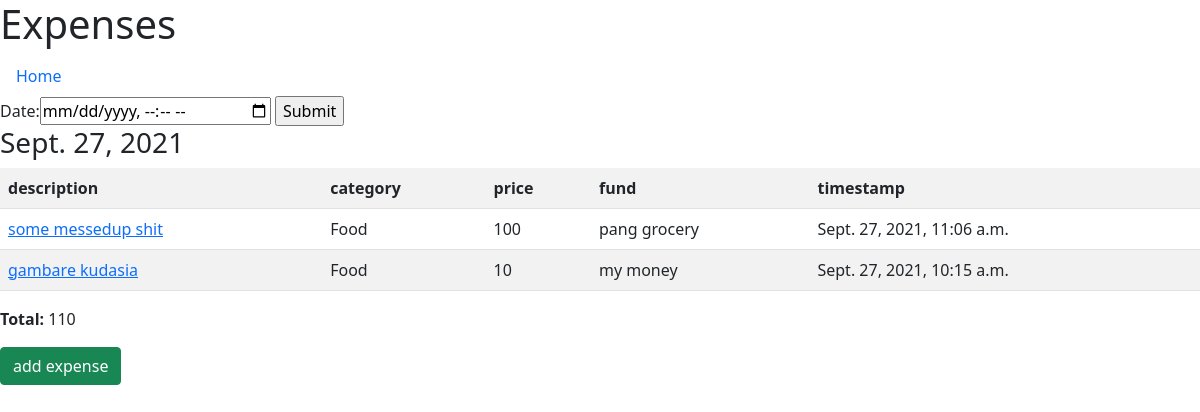
Screenshot of /expense/list/ (signed in) with the database file from the repository.
### expenses/models.py (models this page shows, shortened)
class Expense(models.Model):
	description 		= models.TextField()
	category 			= models.ForeignKey(ExpenseType, related_name='expense', on_delete=models.CASCADE, null=True)
	price				= models.IntegerField(default=0)
	timestamp			= models.DateTimeField(auto_now_add=True)
	fund 				= models.ForeignKey(Fund, related_name='fund_expenses', on_delete=models.CASCADE, null=True)
	account 			= models.ForeignKey(BankAccount, related_name='account_expenses', on_delete=models.CASCADE, null=True)

class ExpenseType(models.Model):
	name 				= models.CharField(max_length=32)
	description			= models.TextField()
	def __str__(self):
		return self.name

### fund/models.py (models this page shows)
class Fund(models.Model):
	account 			= models.ForeignKey(BankAccount, related_name='account_funds', on_delete=models.CASCADE, null=True)
	name 				= models.CharField(max_length=32)
	description 		= models.TextField()
	amount				= models.IntegerField()
	category			= models.ForeignKey(FundType, related_name='fund_category', on_delete=models.CASCADE, null=True)
	timestamp			= models.DateTimeField(auto_now_add=True, null=True)
	def __str__(self):
		return self.name

### expenses/views.py (the view)
# urls.py: path('list/', views.ExpenseListView.as_view(), name='expenses_list'),
@method_decorator(login_required, name='dispatch')
class ExpenseListView(ListView):
	model = Expense
	template_name = 'expenses/list.html'
	context_object_name = 'expenses'
	paginate_by = 10
	def get_queryset(self):
		entry_date = date.today()
		if self.request.GET:
			entry_date = datetime.strptime(self.request.GET['date'][:10].replace('-',''), "%Y%m%d").date()
		queryset = Expense.objects.filter(account=self.request.user.bank_account, timestamp__year=entry_date.year, timestamp__month=entry_date.month, timestamp__day=entry_date.day).order_by('-timestamp')
		return queryset
	def get_context_data(self, **kwargs):
		context = super(ExpenseListView, self).get_context_data(**kwargs)
		expenses = self.get_queryset()
		page = self.request.GET.get('page')
		paginator = Paginator(expenses, self.paginate_by)
		expenses = context['expenses']
		detail_links = [reverse_lazy('expenses_detail', kwargs={'pk':expense.pk}) for expense in expenses]
		total_expenditure = sum([expense.price for expense in expenses])
		entry_date = datetime.strptime(self.request.GET['date'][:10].replace('-',''), "%Y%m%d").date() if self.request.GET else date.today()
		try:
			expenses = paginator.page(page)
		except PageNotAnInteger:
			expenses = paginator.page(1)
		except EmptyPage:
			expenses = paginator.page(paginator.num_pages)
		context['expenses_details'] = zip(expenses, detail_links)
		context['add_expense_link'] = reverse_lazy('expenses_create')
		context['go_home_link'] = reverse_lazy('home')
		context['total_expenditure'] = total_expenditure
		context['entry_date'] = entry_date
		context['form'] = DateSelectorForm()
		return context

### expenses/forms.py
class DateSelectorForm(forms.Form):
	date 		= forms.DateField(widget=DateInput)

### templates/expenses/list.html (shortened to what this page needs)
{% extends 'expense_base.html' %}
{% block content %}
		<ul class="nav">
			<li class="nav-item">
				<a href="{{go_home_link}}" class="nav-link">Home</a>
			</li>
		</ul>
	<form method = "GET">
	    {{ form }}
	    <input type = "submit" value = "Submit">
	</form>
	<h3>{{entry_date}}</h3>
	<table class="table table-striped">
		<tr>
			<th>description</th>
			<th>category</th>
			<th>price</th>
			<th>fund</th>
			<th>timestamp</th>
		</tr>
		{% for entry, detail_link in expenses_details %}
			<tr>
				<td><a href="{{detail_link}}">{{entry.description}}</a></td>
				<td>{{entry.category}}</td>
				<td>{{entry.price}}</td>
				<td>{{entry.fund}}</td>
				<td>{{entry.timestamp}}</td>
			</tr>
		{% endfor %}
	</table>
	<p><b>Total: </b>{{total_expenditure}}</p>
	<a href="{{add_expense_link}}" class="btn btn-success" role="button">add expense</a>
{% endblock %}

### rows the page displays
Expense: description "some messedup shit", category "Food", price "100", fund "pang grocery", timestamp "Sept. 27, 2021, 11:06 a.m."
Expense: description "gambare kudasia", category "Food", price "10", fund "my money", timestamp "Sept. 27, 2021, 10:15 a.m."

### other values shown
{{ entry_date }} "Sept. 27, 2021"
{{ total_expenditure }} "110"
